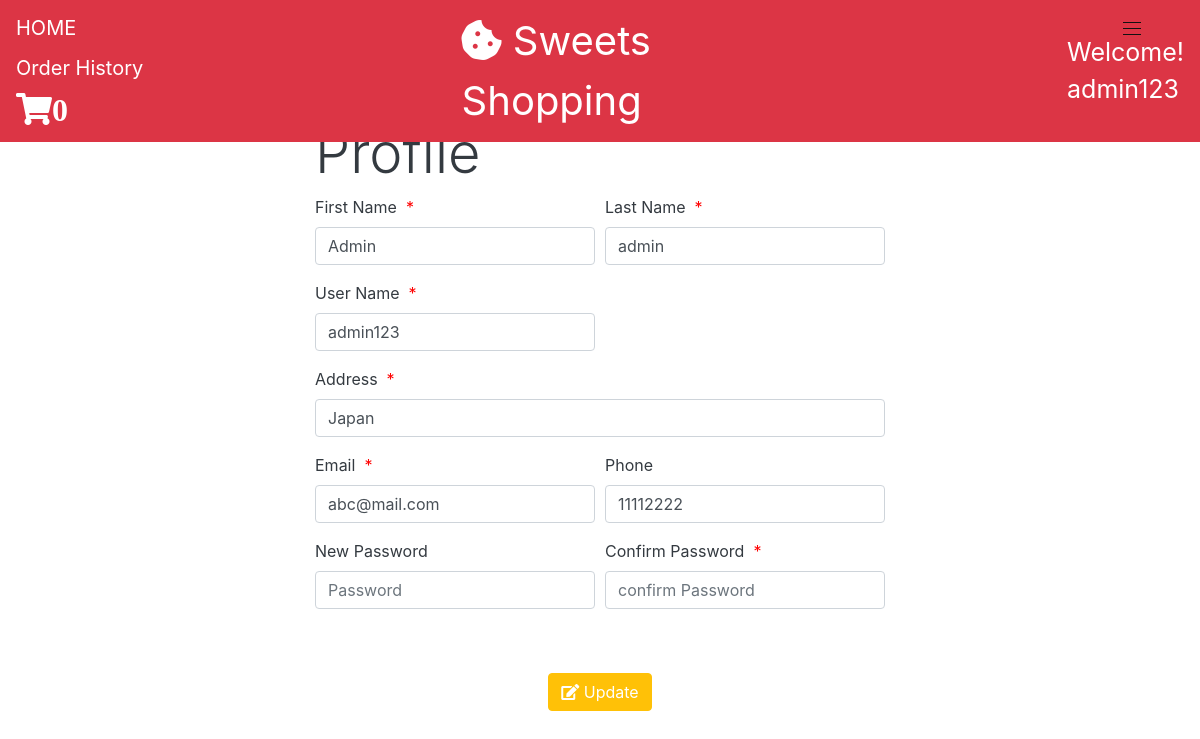
The app's page /views/profile.php?update_result=1 (signed in) with its own data.
### tables this page shows
CREATE TABLE `users` (
  `user_id` int(11) NOT NULL,
  `first_name` varchar(50) NOT NULL,
  `last_name` varchar(50) NOT NULL,
  `user_name` varchar(50) NOT NULL,
  `address` varchar(50) NOT NULL,
  `email` varchar(50) NOT NULL,
  `phone` varchar(255) NOT NULL,
  `password` varchar(255) NOT NULL,
  `status` varchar(1) NOT NULL DEFAULT 'C'
);

### classes/database.php (called while the page is built, shortened)
<?php
class Database{
    private $server_name = "localhost";
    private $username = "root";
    private $password = "";
    private $db_name = "sweets_shopping";
    public function __construct(){
        $this->conn = new mysqli($this->server_name, $this->username, $this->password, $this->db_name);
    }
}

### classes/cart.php (called while the page is built, shortened)
<?php
require_once "database.php";
class Cart extends Database{
    public function getCartCount($customer_id){
        $sql = "SELECT COUNT(*) FROM carts WHERE customer_id = '$customer_id'";
        if($result = $this->conn->query($sql)){
            return $result->fetch_assoc();
            exit;
        }else{
            die("Error retriving cart: " . $this->conn->error);
        }
    }
}

### classes/user.php (called while the page is built, shortened)
<?php
require_once "database.php";
class User extends Database{
    public function getUser($user_id){
        $sql = "SELECT * FROM users WHERE `user_id` = '$user_id'";
        if($result = $this->conn->query($sql)){
            return $result->fetch_assoc();
            exit;
        }else{
            die("Error Retriving user: ". $this->conn->error);
        }
    }
}

### views/profile.php (the view, shortened to what this page needs)
<!DOCTYPE html>
<html lang="en">
<head>
<link rel="stylesheet" href="https://cdnjs.cloudflare.com/ajax/libs/twitter-bootstrap/4.6.0/css/bootstrap.min.css">
<link rel="stylesheet" href="https://cdnjs.cloudflare.com/ajax/libs/font-awesome/5.15.2/css/all.min.css">
<link rel="stylesheet" href="../assets/css/style.css">
</head>
<?php
include "header.php";
?>
<?php
$user_id = $_SESSION['user_id'];
require_once "../classes/user.php";
$user = new User;
$user_detail = $user->getUser($user_id);
?>
<br>
<br>
<br>
<body class="text-dark">
    <div class="container w-50 mt-5">
        <form action="../actions/profile.php" method="post">
            <h1 class="display-4">Profile</h1>
            <div class="form-row">
                <div class="form-group col-md-6">
                    <label for="first_name">First Name &nbsp;<span style="color:red">*</span></label>
                    <input type="text" name="first_name" id="first_name" value="<?php echo $user_detail['first_name']?>" class="form-control required autofocus" placeholder="First Name" required>
                </div>
                <div class="form-group col-md-6">
                    <label for="last_name">Last Name &nbsp;<span style="color:red">*</span></label>
                    <input type="text" name="last_name" id="last_name" value="<?php echo $user_detail['last_name']?>" class="form-control required" placeholder="Last Name" required>
                </div>
            </div>
            <div class="form-row">
                <div class="form-group col-md-6">
                    <label for="last_name">User Name &nbsp;<span style="color:red">*</span></label>
                    <input type="text" name="user_name" id="user_name" value="<?php echo $user_detail['user_name']?>" class="form-control required" placeholder="User Name" required>
                </div>
                <div class="form-group col-md-6">
                </div>
            </div>
            <div class="form-row">
                <div class="form-group col-md-12">
                    <label for="last_name">Address &nbsp;<span style="color:red">*</span></label>
                    <input type="text" name="address" id="address" value="<?php echo $user_detail['address']?>" class="form-control required" placeholder="Address" required>
                </div>
            </div>
            <div class="form-row">
                <div class="form-group col-md-6">
                    <label for="first_name">Email &nbsp;<span style="color:red">*</span></label>
                    <input type="text" name="email" id="email" value="<?php echo $user_detail['email']?>" class="form-control required" placeholder="Email" required>
                </div>
                <div class="form-group col-md-6">
                    <label for="last_name">Phone</label>
                    <input type="int" name="phone" id="phone" class="form-control" value="<?php echo $user_detail['phone']?>" placeholder="Phone">
                </div>
            </div>
            <div class="form-row">
                <div class="form-group col-md-6">
                    <label for="password">New Password </label>
                    <input type="password" name="password" id="password" class="form-control required" placeholder="Password">
                </div>
                <div class="form-group col-md-6">
                    <label for="confirm">Confirm Password &nbsp;<span style="color:red">*</span></label>
                    <input type="password" name="confirm_password" id="confirm_password" class="form-control" placeholder="confirm Password" required>
                </div>
            </div>
            <div class="form-row mt-5 justify-content-center">
                <div class="form-group">
                    <button type="submit" class="btn btn-warning mb-3 text-white" name="update"><i class="fas fa-edit"></i> Update</button><br>
                </div>
            </div>
        </form>
    </div>
</body>
</html>

### views/header.php (shortened to what this page needs)
<?php
    $user_id = $_SESSION['user_id'];
    require_once "../classes/user.php";
    require_once "../classes/cart.php";
    $user = new User;
    $user_detail = $user->getUser($user_id);
    $cart = new Cart;
    $cart_detail = $cart->getCartCount($user_id);
?>
<div class="fixed-top">
    <nav class="navbar navbar-expand-lg navbar-dark bg-danger">
        <div class="justify-content-stard">
            <a href="index.php" class="navbar-brand">
                HOME
            </a>
            <a href="orderHistory.php?user_id=<?php echo $user_id; ?>&page=1" class="navbar-brand">
                Order History
            </a>
            <a href="orderConfirm.php" class="navbar-brand">
                <small><i class="fas fa-shopping-cart fa-2x" style="color: white;"><?php echo $cart_detail['COUNT(*)']; ?></small></i>
            </a>
        </div>
        <div class="justify-content-center text-white" style="padding-left: 270px; font-size: 40px;">
            <i class="fas fa-cookie-bite"></i>&nbsp;Sweets Shopping
        </div>
        <div class="justify-content-center text-white" style="padding-left: 380px; font-size: 25px;">
            Welcome! <br><?php echo $user_detail['user_name'];?>
        </div>
        <div class="hamburger mr-5 mt-2" id="js-hamburger">
            <span class="hamburger__line hamburger__line--1"></span>
            <span class="hamburger__line hamburger__line--2"></span>
            <span class="hamburger__line hamburger__line--3"></span>
        </div>
    </nav>
</div>

### assets/css/style.css (style rules this page uses)
html, body { height: 100%; }
.hamburger { position: absolute; right: 0; top: 0; width: 40px; height: 40px; cursor: pointer; z-index: 300; }
.hamburger__line { position: absolute; left: 11px; width: 18px; height: 1px; background-color: #111; transition: all .6s; }
.hamburger__line--1 { top: 14px; }
.hamburger__line--2 { top: 20px; }
.hamburger__line--3 { top: 26px; }

### records on screen
users: user_name "admin123", first_name "Admin", last_name "admin", address "Japan", email "abc@mail.com", phone "11112222"

### other values on screen
$cart_detail['COUNT(*)'] "0"
